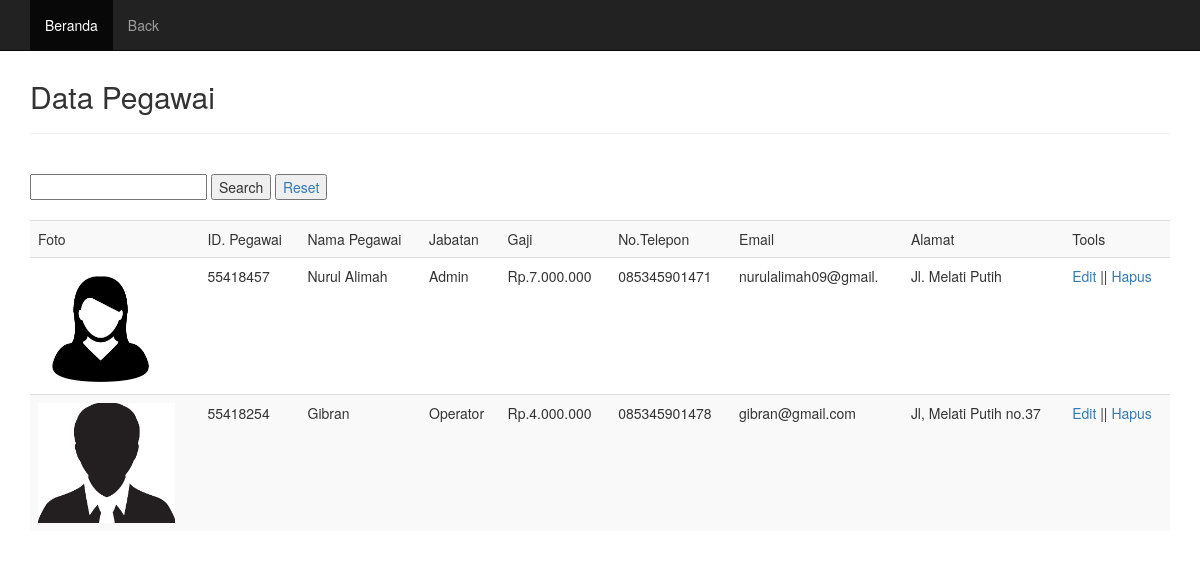
The page /admin1.php on the database its author committed.
### tables this page shows
CREATE TABLE `sdm` (
  `no` int(5) NOT NULL,
  `id` varchar(8) NOT NULL,
  `nama` varchar(30) NOT NULL,
  `jabatan` varchar(20) NOT NULL,
  `gaji` varchar(30) NOT NULL,
  `telp` varchar(13) NOT NULL,
  `email` varchar(20) NOT NULL,
  `alamat` varchar(50) NOT NULL,
  `foto` varchar(100) NOT NULL
);

### admin1.php (the view, shortened to what this page needs)
<!DOCTYPE html>
<html lang="en">
<head>
	<link href="css/bootstrap.min.css" rel="stylesheet">
</head>
<body>
	<nav class="navbar navbar-inverse navbar-fixed-top">
		<div class="container">
			<div id="navbar" class="navbar-collapse collapse">
				<ul class="nav navbar-nav">
					<li class="active"><a href="admin1.php">Beranda</a></li>
						<li><a href="center2.php">Back</a></li>
				</ul>
			</div>
		</div>
	</nav>
	<div class="container">
		<div class="content">
			<h2>Data Pegawai</h2>
			<hr />
 <br>
<form action="" metdod="GET">
<input type="text" name="search" />
<button type="submit" value="Reset">Search</button>
<button type="reset" value="Reset"><a href="admin1.php"> Reset</a></button>
<br><br>
<div class="table-responsive">
			<table class="table table-striped table-hover">
					<td>Foto </td>
					<td>ID. Pegawai</td>
					<td>Nama Pegawai</td>
                    <td>Jabatan</td>
					<td>Gaji</td>
					<td>No.Telepon</td>
					<td>Email</td>
					<td>Alamat</td>
  <center><td>Tools</td></center>
  <?php
  include "kon.php";
  $sqlstr = "SELECT * FROM sdm";
  $query = mysqli_query($koneksi, $sqlstr) or die (mysqli_error());
       if(mysqli_num_rows($query) != 0){
      while($r = mysqli_fetch_array($query)):     ?>
 <tr >
  <td><img src="images/<?php echo $r['foto'] ?>" widtd="120" height="120"></td>
  <td><?php echo $r['id'] ?></td>
  <td><?php echo $r['nama'] ?></td>
  <td><?php echo $r['jabatan'] ?></td>
  <td><?php echo $r['gaji'] ?></td>
  <td><?php echo $r['telp'] ?></td>
  <td><?php echo $r['email'] ?></td>
  <td><?php echo $r['alamat'] ?></td>
  <td>
   <a href="form_ubah1.php?id=<?php echo $r['id'] ?>">Edit</a> ||
   <a href="proses_hapus1.php?id=<?php echo $r['id'] ?>" onClick='return confirm("Apakah Ada yakin menghapus?")'>Hapus</a>
  </td>
 </tr>
 <?php
  endwhile;
  }
 ?>
</table>
</form>
</body>
</html>

### admin1.php (style rules this page uses)
.content { margin-top: 80px; }

### rows shown on the page
sdm: foto (picture), id "55418457", nama "Nurul Alimah", jabatan "Admin", gaji "Rp.7.000.000", telp "085345901471", email "nurulalimah09@gmail.", alamat "Jl. Melati Putih"
sdm: foto (picture), id "55418254", nama "Gibran", jabatan "Operator", gaji "Rp.4.000.000", telp "085345901478", email "gibran@gmail.com", alamat "Jl, Melati Putih no.37"
